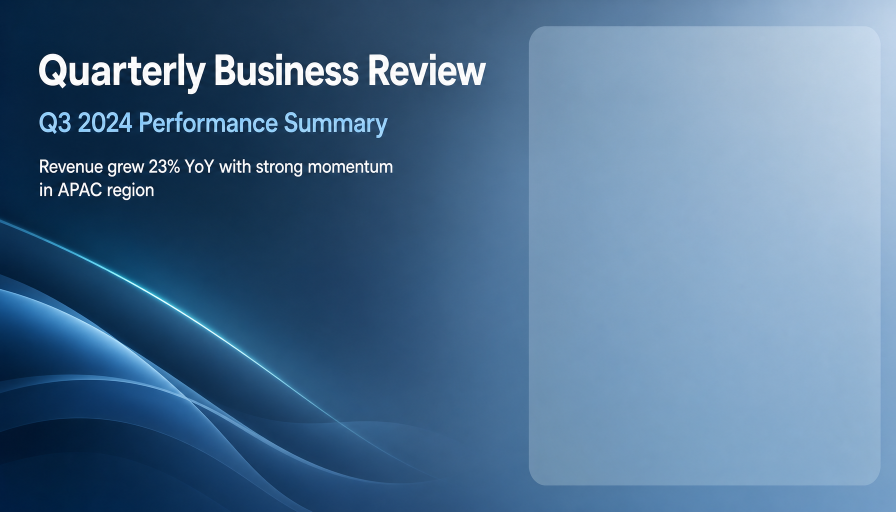
#> input picture backend/test_outputs/bg_scene_1.png, 1792 x 1024 px (shown at 1/2 size)
$ python test_overlay_real_screenshots.py
#> lines starting #> are read from the running program, lines starting #| are printed output that depends on the picture; pictures that were not available may be replaced by others from this repository, and a replacement may not be noted
"""
用 P20 的真实截图素材测试 exact_cutout 叠加效果。
"""
import os
from PIL import Image, ImageDraw, ImageFont

OUTPUT_DIR = "./test_outputs"
os.makedirs(OUTPUT_DIR, exist_ok=True)

ASSETS_DIR = "/Users/Joe_1/Desktop/Development/ppt-god/backend/uploads/78a21fde-1857-48ca-9047-8494612e26f8/pptx_assets"

# P20 的 3 张真实截图
screenshots = [
    ("ref1", os.path.join(ASSETS_DIR, "2026.05_5_p020_3524386527.png")),
    ("ref2", os.path.join(ASSETS_DIR, "2026.05_5_p020_63fbd7601f.png")),
    ("ref3", os.path.join(ASSETS_DIR, "2026.05_5_p020_f7d45a97d7.png")),
]

# 预设区域（基于 1792x1024）
right_card = (int(1792 * 0.595), int(1024 * 0.18), int(1792 * 0.34), int(1024 * 0.58))
left_card = (int(1792 * 0.065), int(1024 * 0.18), int(1792 * 0.36), int(1024 * 0.58))
bottom_band = (int(1792 * 0.12), int(1024 * 0.68), int(1792 * 0.76), int(1024 * 0.22))

presets = {
    "right-card": right_card,
    "left-card": left_card,
    "bottom-band": bottom_band,
}


def load_or_create_bg(path, size=(1792, 1024)):
#> called with path = './test_outputs/bg_scene_1.png', size = (1792, 1024)
    if os.path.exists(path):
        img = Image.open(path).convert("RGBA")
        if img.size != size:
            img = img.resize(size, Image.LANCZOS)
        return img
    # 创建渐变背景
    bg = Image.new("RGBA", size, (30, 50, 80, 255))
    draw = ImageDraw.Draw(bg)
    for y in range(size[1]):
        r = int(30 + (60 - 30) * y / size[1])
        g = int(50 + (100 - 50) * y / size[1])
        b = int(80 + (140 - 80) * y / size[1])
        draw.line([(0, y), (size[0], y)], fill=(r, g, b, 255))
    return bg


def simulate_overlay(bg, asset_path, box, label=""):
#> called with box = (1066, 184, 609, 593), label = 'R1'
    asset = Image.open(asset_path).convert("RGBA")
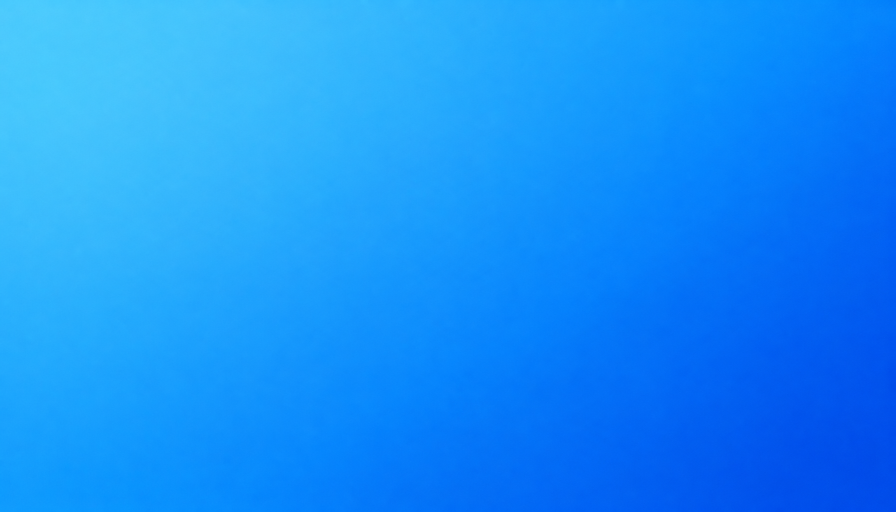
#> input picture backend/test_outputs/api_test.png, 1792 x 1024 px, given in place of 2026.05_5_p020_3524386527.png, which was not available (shown at 1/2 size)
    left, top, width, height = box
    asset_w, asset_h = asset.size
#> asset_w = 1792; asset_h = 1024

    # contain 模式
    scale = min(width / asset_w, height / asset_h)
#> scale = 0.34
    pic_w = int(asset_w * scale)
#> pic_w = 609
    pic_h = int(asset_h * scale)
#> pic_h = 348
    pic_left = left + int((width - pic_w) / 2)
#> pic_left = 1066
    pic_top = top + max(0, height - pic_h)
#> pic_top = 429

    # 绘制预留区域（红色半透明边框）
    overlay = Image.new("RGBA", bg.size, (0, 0, 0, 0))
#> overlay: PIL image 1792x1024 RGBA; every value is 0
    draw = ImageDraw.Draw(overlay)
    draw.rectangle([left, top, left + width, top + height], outline=(255, 0, 0, 200), width=4)
    # 填充半透明红色
    draw.rectangle([left, top, left + width, top + height], fill=(255, 0, 0, 30))
    bg = Image.alpha_composite(bg, overlay)

    # 叠加素材
    bg.paste(asset, (pic_left, pic_top), asset)
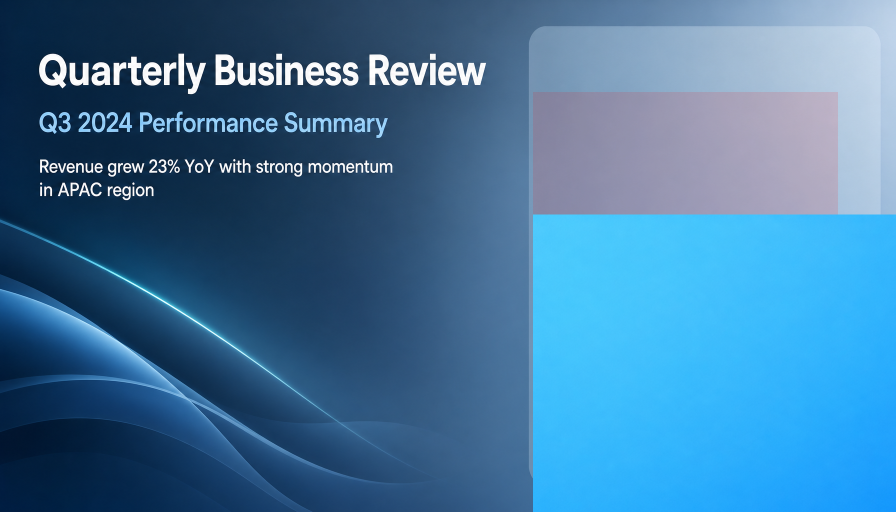
#> bg: PIL image 1792x1024 RGBA (shown at 1/2 size); mean R, G, B, A 63.9, 117.3, 158.1, 255

    # 标注信息
    draw = ImageDraw.Draw(bg)
    try:
        font = ImageFont.truetype("/System/Library/Fonts/Helvetica.ttc", 22)
        small_font = ImageFont.truetype("/System/Library/Fonts/Helvetica.ttc", 16)
    except:
        font = ImageFont.load_default()
        small_font = font

    info = f"{label}: Box({left},{top},{width},{height}) -> Pic({pic_left},{pic_top},{pic_w},{pic_h})"
    bbox = draw.textbbox((0, 0), info, font=font)
#> bbox = (0, 4, 596, 24)
    text_w = bbox[2] - bbox[0]
#> text_w = 596
    draw.rectangle([10, 10, 20 + text_w, 45], fill=(0, 0, 0, 200))
    draw.text((15, 14), info, fill=(255, 255, 255), font=font)

    return bg


def main():
    # 使用之前生成的背景图，或创建渐变背景
    bg_path_1 = os.path.join(OUTPUT_DIR, "bg_scene_1.png")
    bg_path_2 = os.path.join(OUTPUT_DIR, "bg_scene_2.png")

    print("=" * 60)
    print("Real Screenshot Overlay Test (P20 assets)")
    print("=" * 60)

    # 场景1：1个 overlay (right-card)
    print("\n[Scene 1] 1 overlay: right-card")
    bg = load_or_create_bg(bg_path_1)
    result = simulate_overlay(bg, screenshots[0][1], right_card, "R1")
    path = os.path.join(OUTPUT_DIR, "test_real_1_overlay.png")
    result.save(path, "PNG")
    print(f"Saved: {path}")

    # 场景2：2个 overlay (left + right)
    print("\n[Scene 2] 2 overlays: left-card + right-card")
    bg = load_or_create_bg(bg_path_2)
#> call 2 of load_or_create_bg, with path = './test_outputs/bg_scene_2.png', size = (1792, 1024)
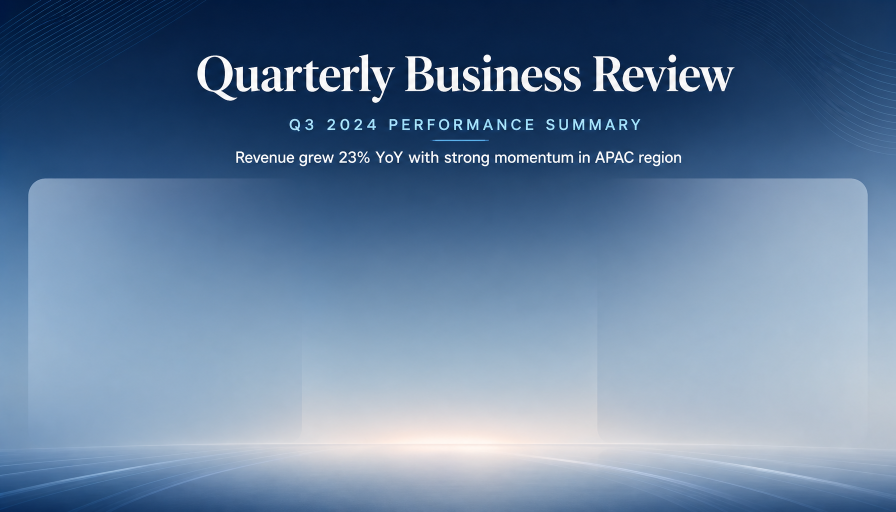
#> input picture backend/test_outputs/bg_scene_2.png, 1792 x 1024 px (shown at 1/2 size)
    temp = simulate_overlay(bg, screenshots[0][1], right_card, "R1")
    result = simulate_overlay(temp, screenshots[1][1], left_card, "R2")
#> call 3 of simulate_overlay, with box = (116, 184, 645, 593), label = 'R2'
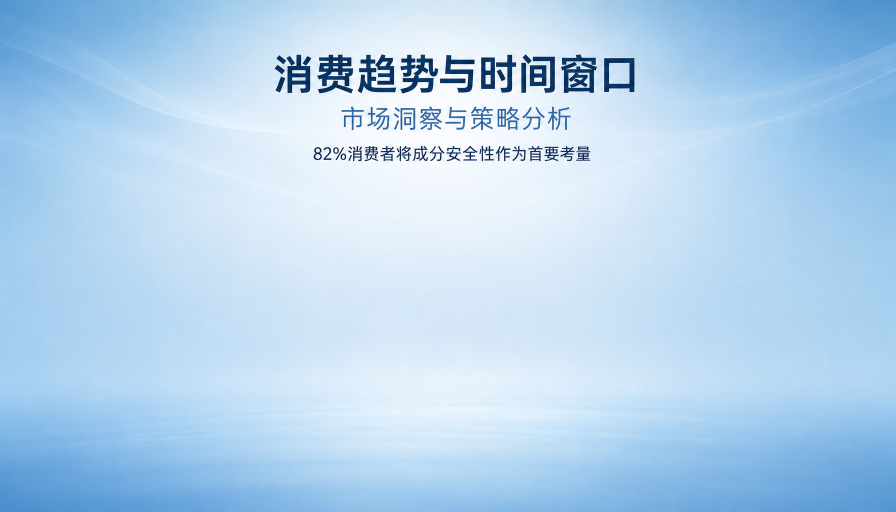
#> input picture backend/test_outputs/bg_avoidance_test.png, 1792 x 1024 px, given in place of 2026.05_5_p020_63fbd7601f.png, which was not available (shown at 1/2 size)
#> in simulate_overlay (call 3), `bg = Image.alpha_composite(bg, overlay)`:
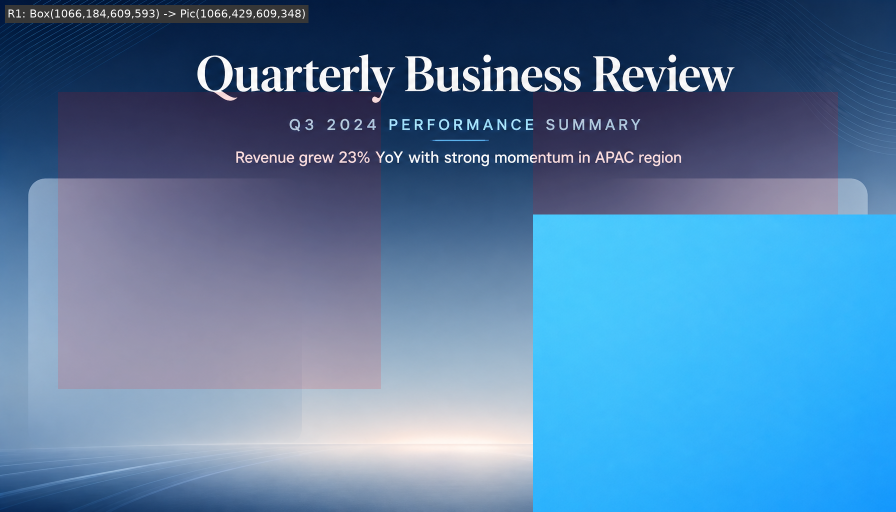
#> bg: PIL image 1792x1024 RGBA (shown at 1/2 size); mean R, G, B, A 83.1, 124.6, 164.3, 254.4; transparent parts drawn white
#> in simulate_overlay (call 3), `bg.paste(asset, (pic_left, pic_top), asset)`:
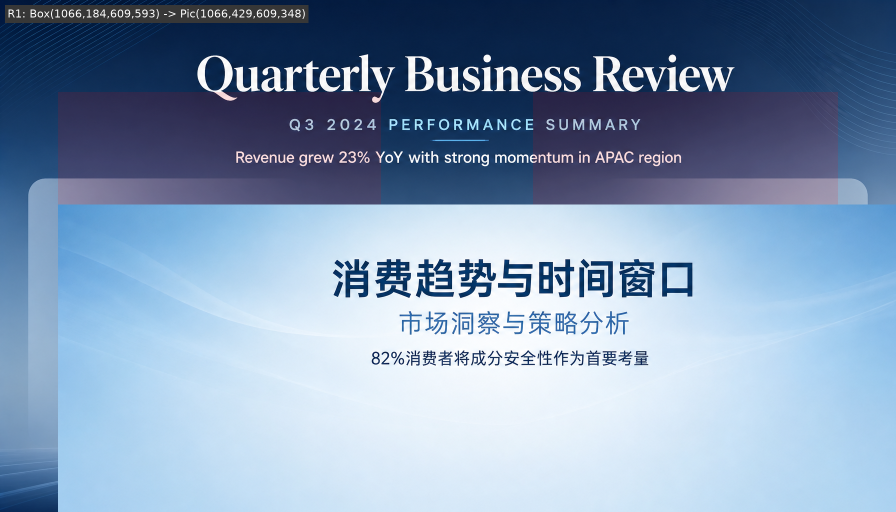
#> bg: PIL image 1792x1024 RGBA (shown at 1/2 size); mean R, G, B, A 129.6, 152.7, 180.9, 254.4; transparent parts drawn white
#> in simulate_overlay (call 3), `bbox = draw.textbbox((0, 0), info, font=font)`: bbox = (0, 4, 568, 24)
#> in simulate_overlay (call 3), `text_w = bbox[2] - bbox[0]`: text_w = 568
    path = os.path.join(OUTPUT_DIR, "test_real_2_overlays.png")
    result.save(path, "PNG")
    print(f"Saved: {path}")

    # 场景3：3个 overlay (left + right + bottom)
    print("\n[Scene 3] 3 overlays: left + right + bottom-band")
    bg = load_or_create_bg(bg_path_2)
    temp1 = simulate_overlay(bg, screenshots[0][1], right_card, "R1")
    temp2 = simulate_overlay(temp1, screenshots[1][1], left_card, "R2")
    result = simulate_overlay(temp2, screenshots[2][1], bottom_band, "R3")
#> in simulate_overlay (call 6), `bg.paste(asset, (pic_left, pic_top), asset)`:
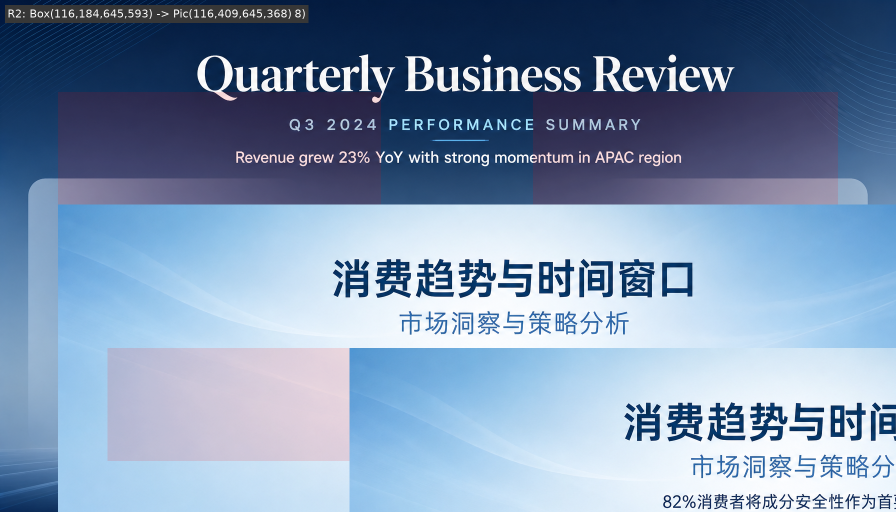
#> bg: PIL image 1792x1024 RGBA (shown at 1/2 size); mean R, G, B, A 124.6, 147.2, 176.6, 254.4; transparent parts drawn white
#> in simulate_overlay (call 6), `bbox = draw.textbbox((0, 0), info, font=font)`: bbox = (0, 4, 582, 24)
#> in simulate_overlay (call 6), `text_w = bbox[2] - bbox[0]`: text_w = 582
    path = os.path.join(OUTPUT_DIR, "test_real_3_overlays.png")
    result.save(path, "PNG")
    print(f"Saved: {path}")

    print("\n" + "=" * 60)
    print("Done. Check test_outputs/ for results.")
    print("=" * 60)


if __name__ == "__main__":
    main()
